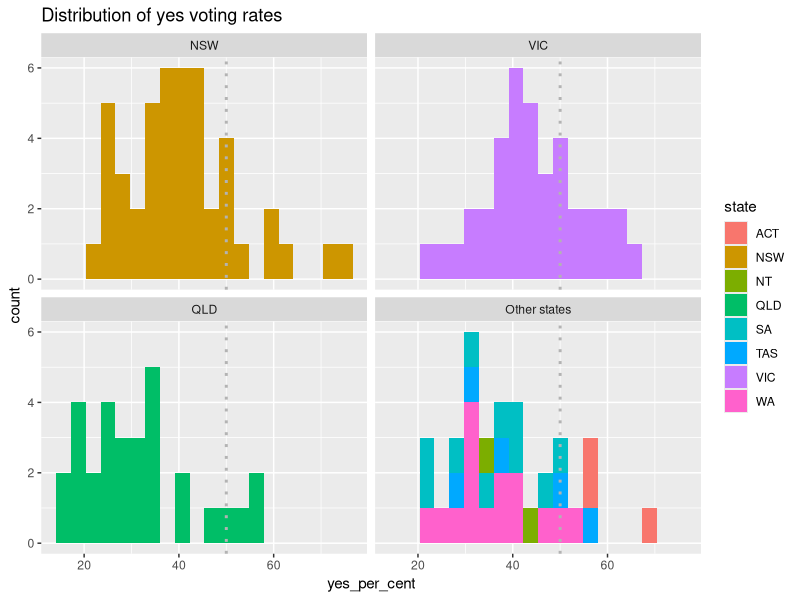
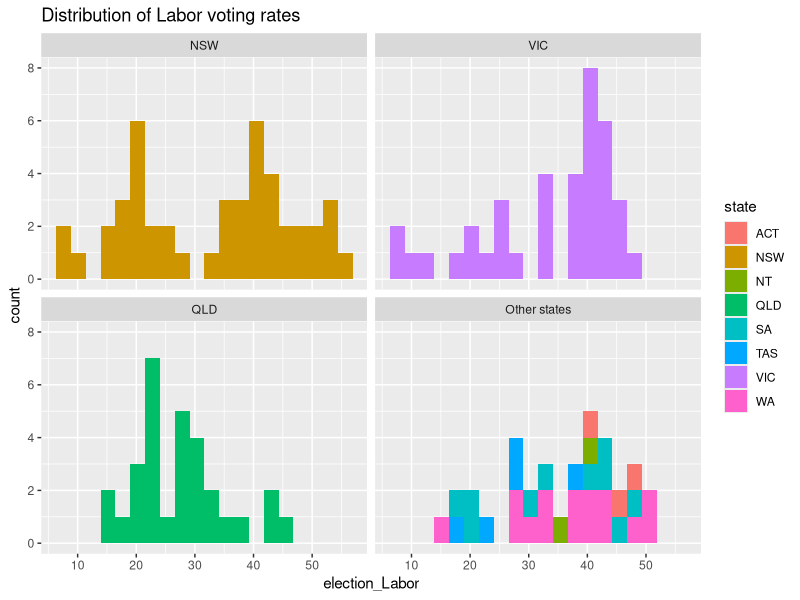
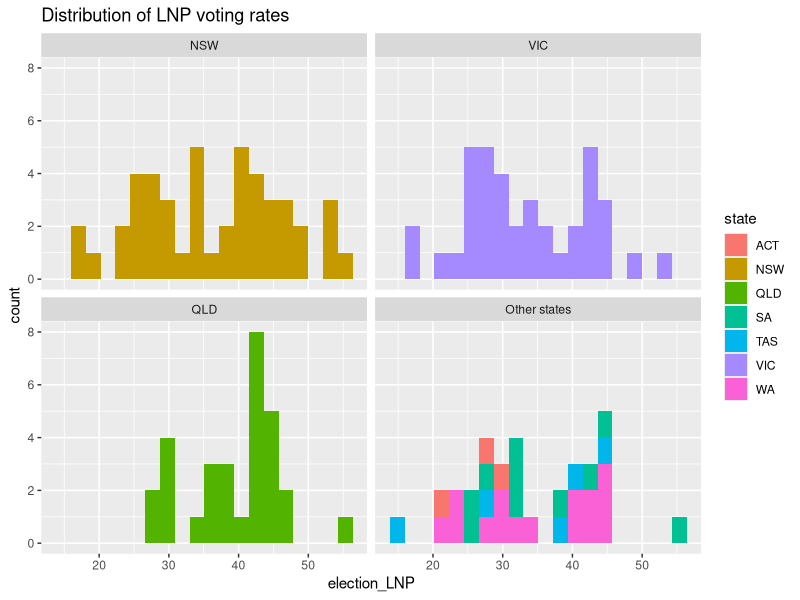
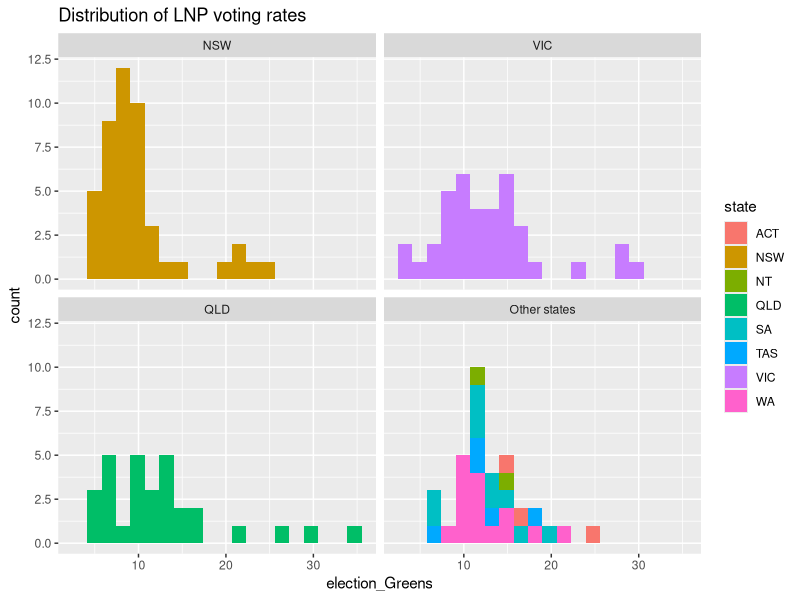
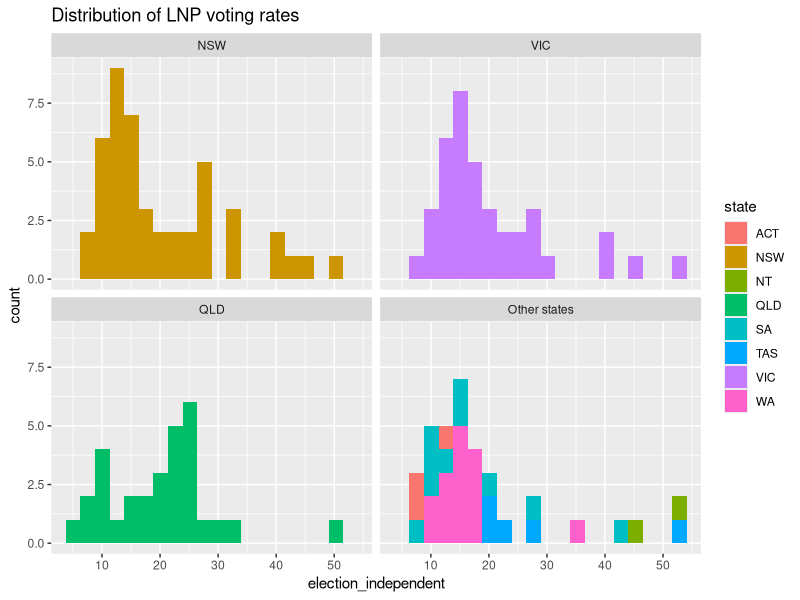
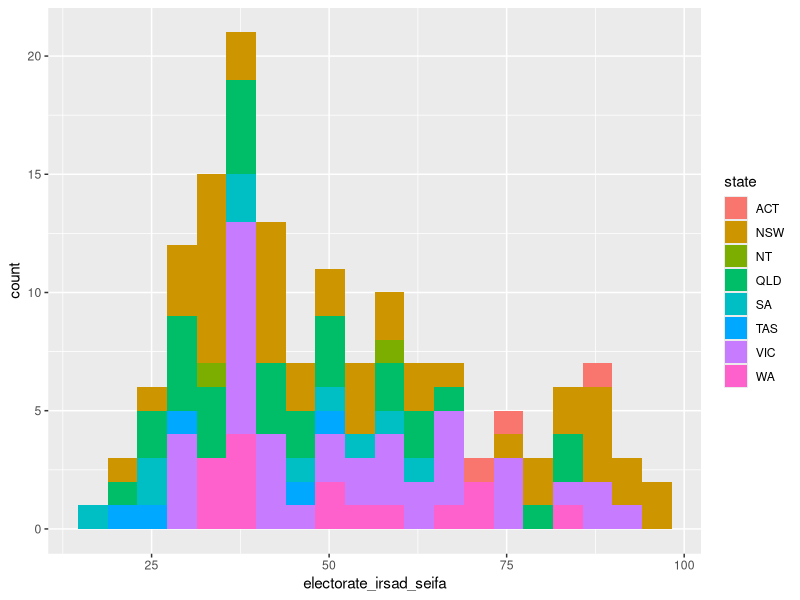
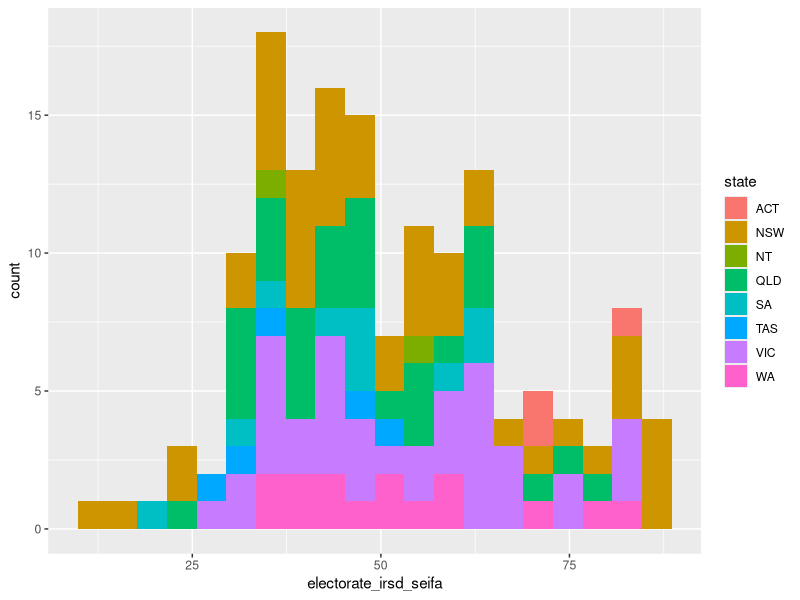
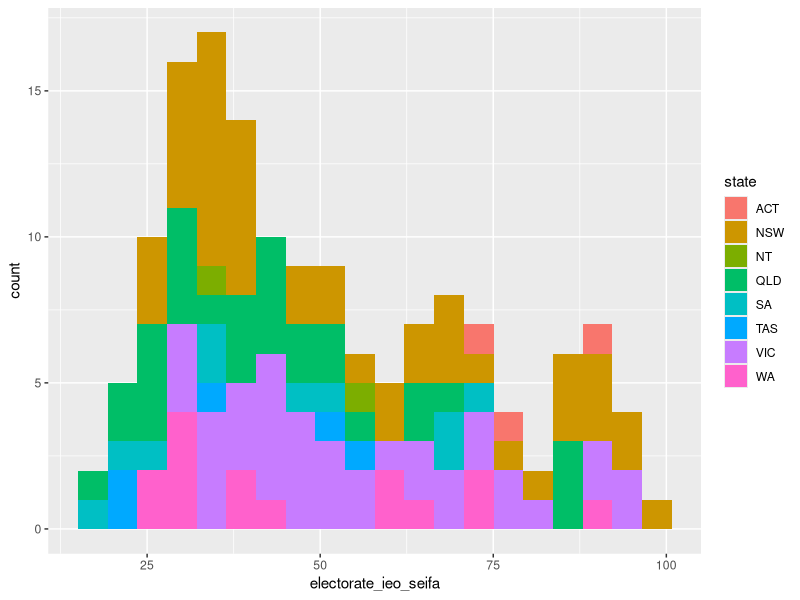

Generate these figures, in order, with R: (Note: this script raises an error after producing the figures.)
library(tidyverse)
library(readxl)

################################################################################
###################### Import data into 1 df ###################################
################################################################################

# Referendum data ##############################################################

voice_data <- read_csv("data/voice_referendum_electorate_results.csv") %>% 
  select(electorate, state, yes_per_cent, no_per_cent)

# Election data ################################################################

election_data <- read_csv("data/electorate_election_data.csv") %>%
  pivot_wider(names_from = party_simple, values_from = per_cent) %>% 
  rename_at(vars(-electorate), ~ paste0("election_", .))

# Electorate SEIFA data ########################################################

# Note these data represent electorate percentiles

seifa_data <- read_csv("data/electorate_seifas.csv")

# Geography data ###############################################################

geography_data <- read_csv("data/geography_classifications.csv")


# Combine into 1 df ############################################################

data <- voice_data %>% 
  inner_join(election_data , by = "electorate") %>% 
  inner_join(seifa_data, by = "electorate") %>% 
  inner_join(geography_data, by = "electorate") %>% 
  mutate(state_group = case_when(
    
    state == "NSW" ~ "NSW",
    state == "VIC" ~ "VIC",
    state == "QLD" ~ "QLD",
    TRUE ~ "Other states"
    
  )) %>% 
  mutate(state_group = as.factor(state_group)) %>% 
  mutate(state_group = fct_relevel(state_group, "NSW", "VIC", "QLD", "Other states")) %>% 
  filter(electorate != "Melbourne")



################################################################################
###################### Initial data exploration ################################
################################################################################

ggplot(data, aes(yes_per_cent, fill = state)) + geom_histogram(bins = 20) + facet_wrap(~state_group, scales = "fixed") + geom_vline(xintercept = 50, linetype = "dotted", color = "grey70", size = 1) + ggtitle("Distribution of yes voting rates")

# Election data ################################################################

ggplot(data, aes(election_Labor, fill = state)) + geom_histogram(bins = 20) + facet_wrap(~state_group, scales = "fixed") + ggtitle("Distribution of Labor voting rates")

ggplot(data, aes(election_LNP, fill = state)) + geom_histogram(bins = 20) + facet_wrap(~state_group, scales = "fixed") + ggtitle("Distribution of LNP voting rates")

ggplot(data, aes(election_Greens, fill = state)) + geom_histogram(bins = 20) + facet_wrap(~state_group, scales = "fixed") + ggtitle("Distribution of LNP voting rates")

ggplot(data, aes(election_independent, fill = state)) + geom_histogram(bins = 20) + facet_wrap(~state_group, scales = "fixed") + ggtitle("Distribution of LNP voting rates")

# SEIFA data ###################################################################

ggplot(data, aes(electorate_irsad_seifa, fill = state)) + geom_histogram(bins = 20)

ggplot(data, aes(electorate_irsd_seifa, fill = state)) + geom_histogram(bins = 20)

ggplot(data, aes(electorate_ieo_seifa, fill = state)) + geom_histogram(bins = 20)

################################################################################
###################### Checking relationships with yes votes ###################
################################################################################

# Election data ################################################################

# Yes

ggplot(data, aes(yes_per_cent, election_Labor, colour = state)) + geom_jitter() + facet_wrap(~state_group, scales = "fixed")

ggplot(data, aes(yes_per_cent, election_Labor, colour = state)) + geom_jitter()

ggplot(data, aes(yes_per_cent, election_LNP, colour = state)) + geom_jitter() + facet_wrap(~state_group, scales = "fixed")

ggplot(data, aes(yes_per_cent, election_LNP, colour = state)) + geom_jitter()

ggplot(data, aes(yes_per_cent, election_Greens, colour = state)) + geom_jitter() + facet_wrap(~state_group, scales = "fixed")

ggplot(data, aes(yes_per_cent, election_Greens, colour = state)) + geom_jitter()

ggplot(data, aes(yes_per_cent, election_independent, colour = state)) + geom_jitter() + facet_wrap(~state_group, scales = "fixed")

ggplot(data, aes(yes_per_cent, election_independent, colour = state)) + geom_jitter()


  # No

ggplot(data, aes(no_per_cent, election_Labor, colour = state)) + geom_jitter() + facet_wrap(~state_group, scales = "fixed")

ggplot(data, aes(no_per_cent, election_LNP, colour = state)) + geom_jitter() + facet_wrap(~state_group, scales = "fixed")

ggplot(data, aes(no_per_cent, election_Greens, colour = state)) + geom_jitter() + facet_wrap(~state_group, scales = "fixed")

ggplot(data, aes(no_per_cent, election_independent, colour = state)) + geom_jitter() + facet_wrap(~state_group, scales = "fixed")

# Relationship between Labor and Greens voting behaviour




# SEIFA data ###################################################################

# Yes

ggplot(data, aes(yes_per_cent, electorate_irsad_seifa, colour = state)) + geom_jitter() + facet_wrap(~state_group, scales = "fixed")

ggplot(data, aes(yes_per_cent, electorate_irsd_seifa, colour = state)) + geom_jitter() + facet_wrap(~state_group, scales = "fixed")

ggplot(data, aes(yes_per_cent, electorate_ieo_seifa, colour = state)) + geom_jitter() + facet_wrap(~state_group, scales = "fixed")

# No

ggplot(data, aes(no_per_cent, electorate_irsad_seifa, colour = state)) + geom_jitter() + facet_wrap(~state_group, scales = "fixed")

ggplot(data, aes(no_per_cent, electorate_irsd_seifa, colour = state)) + geom_jitter() + facet_wrap(~state_group, scales = "fixed")

ggplot(data, aes(no_per_cent, electorate_ieo_seifa, colour = state)) + geom_jitter() + facet_wrap(~state_group, scales = "fixed")


################################################################################
###################### Modelling yes votes #####################################
################################################################################

# Yes ##########################################################################

yes_vote_model <- lm(yes_per_cent ~ election_LNP + electorate_ieo_seifa + outer_metro, data = data)

summary(yes_vote_model)

crPlots(yes_vote_model)

plot(yes_vote_model, which = 1)



################################################################################
########################### ARTICLE CHARTS #####################################
################################################################################

# Political chart

political_chart_data <- data %>% 
  select(electorate, yes_per_cent, election_LNP, election_Labor, election_Greens, election_independent) %>% 
  pivot_longer(-c(yes_per_cent, electorate), names_to = "party", values_to = "first_pref_per_cent")

political_chart_data_colours <- c("election_LNP" = "blue", "election_Labor" = "red", "election_Greens" = "darkgreen", "election_independent" = "black")

ggplot(political_chart_data, aes(yes_per_cent, first_pref_per_cent, colour = party)) + geom_jitter() + facet_wrap(~party, scales = "fixed") + theme(legend.position = "none") + scale_color_manual(values = political_chart_data_colours)


# Socio-economic chart

socio_economic_chart_data <- data %>% 
  select(electorate, yes_per_cent, electorate_irsad_seifa, electorate_irsd_seifa, electorate_ieo_seifa) %>% 
  pivot_longer(-c(yes_per_cent, electorate), names_to = "index", values_to = "percentile")

ggplot(socio_economic_chart_data, aes(yes_per_cent, percentile, colour = index)) + geom_jitter() + facet_wrap(~index) + theme(legend.position = "none")

# Geographic chart 

geographic_chart_data <- data %>% 
  select(electorate, yes_per_cent, inner_metro, outer_metro, provincial, rural, metro, non_metro) %>% 
  pivot_longer(-c(yes_per_cent, electorate), names_to = "classification", values_to = "true_false") %>% 
  filter(true_false == 1) %>%
  select(-true_false)

geographic_chart_data_1 <- geographic_chart_data %>% 
  filter(classification %in% c("metro", "non_metro"))

geographic_chart_data_2 <- geographic_chart_data %>% 
  filter(classification %in% c("inner_metro", "outer_metro", "provincial", "rural"))

ggplot(geographic_chart_data_1, aes(yes_per_cent, fill = classification)) + geom_histogram(bins = 20) + facet_wrap(~classification, scales = "fixed") + theme(legend.position = "none")

ggplot(geographic_chart_data_2, aes(yes_per_cent, fill = classification)) + geom_histogram(bins = 20) + facet_wrap(~classification, scales = "fixed") + theme(legend.position = "none")
